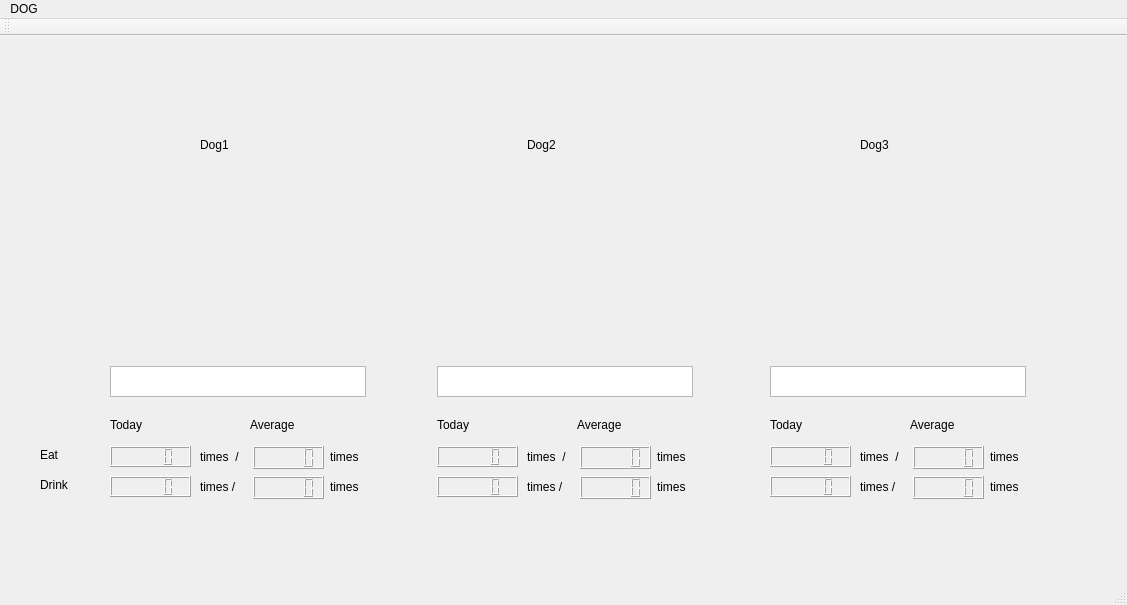
<?xml version="1.0" encoding="UTF-8"?>
<ui version="4.0">
 <class>MainWindow</class>
 <widget class="QMainWindow" name="MainWindow">
  <property name="geometry">
   <rect>
    <x>0</x>
    <y>0</y>
    <width>1127</width>
    <height>605</height>
   </rect>
  </property>
  <property name="windowTitle">
   <string>MainWindow</string>
  </property>
  <widget class="QWidget" name="centralWidget">
   <widget class="QLabel" name="dog_name_1">
    <property name="geometry">
     <rect>
      <x>200</x>
      <y>100</y>
      <width>67</width>
      <height>17</height>
     </rect>
    </property>
    <property name="text">
     <string>Dog1</string>
    </property>
   </widget>
   <widget class="QTextBrowser" name="dog_place_1">
    <property name="geometry">
     <rect>
      <x>110</x>
      <y>330</y>
      <width>256</width>
      <height>31</height>
     </rect>
    </property>
   </widget>
   <widget class="QLCDNumber" name="dog_today_eat_time">
    <property name="geometry">
     <rect>
      <x>110</x>
      <y>410</y>
      <width>81</width>
      <height>21</height>
     </rect>
    </property>
   </widget>
   <widget class="QLabel" name="label_1_3">
    <property name="geometry">
     <rect>
      <x>200</x>
      <y>410</y>
      <width>51</width>
      <height>21</height>
     </rect>
    </property>
    <property name="text">
     <string>times  /</string>
    </property>
   </widget>
   <widget class="QLCDNumber" name="dog_avg_eat_time_1">
    <property name="geometry">
     <rect>
      <x>253</x>
      <y>410</y>
      <width>71</width>
      <height>23</height>
     </rect>
    </property>
   </widget>
   <widget class="QLabel" name="label_1_4">
    <property name="geometry">
     <rect>
      <x>330</x>
      <y>410</y>
      <width>41</width>
      <height>21</height>
     </rect>
    </property>
    <property name="text">
     <string>times</string>
    </property>
   </widget>
   <widget class="QLCDNumber" name="dog_avg_drink_time_1">
    <property name="geometry">
     <rect>
      <x>253</x>
      <y>440</y>
      <width>71</width>
      <height>23</height>
     </rect>
    </property>
   </widget>
   <widget class="QLabel" name="label_1_6">
    <property name="geometry">
     <rect>
      <x>330</x>
      <y>440</y>
      <width>41</width>
      <height>21</height>
     </rect>
    </property>
    <property name="text">
     <string>times</string>
    </property>
   </widget>
   <widget class="QLabel" name="label_1_5">
    <property name="geometry">
     <rect>
      <x>200</x>
      <y>440</y>
      <width>51</width>
      <height>21</height>
     </rect>
    </property>
    <property name="text">
     <string>times /</string>
    </property>
   </widget>
   <widget class="QLCDNumber" name="dog_today_drink_time_1">
    <property name="geometry">
     <rect>
      <x>110</x>
      <y>440</y>
      <width>81</width>
      <height>21</height>
     </rect>
    </property>
   </widget>
   <widget class="QLabel" name="label_1_1">
    <property name="geometry">
     <rect>
      <x>110</x>
      <y>380</y>
      <width>67</width>
      <height>17</height>
     </rect>
    </property>
    <property name="text">
     <string>Today</string>
    </property>
   </widget>
   <widget class="QLabel" name="label_1_2">
    <property name="geometry">
     <rect>
      <x>250</x>
      <y>380</y>
      <width>67</width>
      <height>17</height>
     </rect>
    </property>
    <property name="text">
     <string>Average</string>
    </property>
   </widget>
   <widget class="QLabel" name="label_eat">
    <property name="geometry">
     <rect>
      <x>40</x>
      <y>410</y>
      <width>67</width>
      <height>17</height>
     </rect>
    </property>
    <property name="text">
     <string>Eat</string>
    </property>
   </widget>
   <widget class="QLabel" name="label_drink">
    <property name="geometry">
     <rect>
      <x>40</x>
      <y>440</y>
      <width>67</width>
      <height>17</height>
     </rect>
    </property>
    <property name="text">
     <string>Drink</string>
    </property>
   </widget>
   <widget class="QLabel" name="label_1_7">
    <property name="geometry">
     <rect>
      <x>527</x>
      <y>410</y>
      <width>51</width>
      <height>21</height>
     </rect>
    </property>
    <property name="text">
     <string>times  /</string>
    </property>
   </widget>
   <widget class="QTextBrowser" name="dog_place_2">
    <property name="geometry">
     <rect>
      <x>437</x>
      <y>330</y>
      <width>256</width>
      <height>31</height>
     </rect>
    </property>
   </widget>
   <widget class="QLabel" name="label_1_8">
    <property name="geometry">
     <rect>
      <x>657</x>
      <y>440</y>
      <width>41</width>
      <height>21</height>
     </rect>
    </property>
    <property name="text">
     <string>times</string>
    </property>
   </widget>
   <widget class="QLabel" name="label_1_9">
    <property name="geometry">
     <rect>
      <x>577</x>
      <y>380</y>
      <width>67</width>
      <height>17</height>
     </rect>
    </property>
    <property name="text">
     <string>Average</string>
    </property>
   </widget>
   <widget class="QLabel" name="dog_name_2">
    <property name="geometry">
     <rect>
      <x>527</x>
      <y>100</y>
      <width>67</width>
      <height>17</height>
     </rect>
    </property>
    <property name="text">
     <string>Dog2</string>
    </property>
   </widget>
   <widget class="QLCDNumber" name="dog_today_eat_time_2">
    <property name="geometry">
     <rect>
      <x>437</x>
      <y>410</y>
      <width>81</width>
      <height>21</height>
     </rect>
    </property>
   </widget>
   <widget class="QLCDNumber" name="dog_avg_drink_time_2">
    <property name="geometry">
     <rect>
      <x>580</x>
      <y>440</y>
      <width>71</width>
      <height>23</height>
     </rect>
    </property>
   </widget>
   <widget class="QLabel" name="label_1_10">
    <property name="geometry">
     <rect>
      <x>437</x>
      <y>380</y>
      <width>67</width>
      <height>17</height>
     </rect>
    </property>
    <property name="text">
     <string>Today</string>
    </property>
   </widget>
   <widget class="QLCDNumber" name="dog_avg_eat_time_2">
    <property name="geometry">
     <rect>
      <x>580</x>
      <y>410</y>
      <width>71</width>
      <height>23</height>
     </rect>
    </property>
   </widget>
   <widget class="QLabel" name="label_1_11">
    <property name="geometry">
     <rect>
      <x>527</x>
      <y>440</y>
      <width>51</width>
      <height>21</height>
     </rect>
    </property>
    <property name="text">
     <string>times /</string>
    </property>
   </widget>
   <widget class="QLCDNumber" name="dog_today_drink_time_2">
    <property name="geometry">
     <rect>
      <x>437</x>
      <y>440</y>
      <width>81</width>
      <height>21</height>
     </rect>
    </property>
   </widget>
   <widget class="QLabel" name="label_1_12">
    <property name="geometry">
     <rect>
      <x>657</x>
      <y>410</y>
      <width>41</width>
      <height>21</height>
     </rect>
    </property>
    <property name="text">
     <string>times</string>
    </property>
   </widget>
   <widget class="QLabel" name="label_1_13">
    <property name="geometry">
     <rect>
      <x>860</x>
      <y>410</y>
      <width>51</width>
      <height>21</height>
     </rect>
    </property>
    <property name="text">
     <string>times  /</string>
    </property>
   </widget>
   <widget class="QTextBrowser" name="dog_place_3">
    <property name="geometry">
     <rect>
      <x>770</x>
      <y>330</y>
      <width>256</width>
      <height>31</height>
     </rect>
    </property>
   </widget>
   <widget class="QLabel" name="label_1_14">
    <property name="geometry">
     <rect>
      <x>990</x>
      <y>440</y>
      <width>41</width>
      <height>21</height>
     </rect>
    </property>
    <property name="text">
     <string>times</string>
    </property>
   </widget>
   <widget class="QLabel" name="label_1_15">
    <property name="geometry">
     <rect>
      <x>910</x>
      <y>380</y>
      <width>67</width>
      <height>17</height>
     </rect>
    </property>
    <property name="text">
     <string>Average</string>
    </property>
   </widget>
   <widget class="QLabel" name="dog_name_3">
    <property name="geometry">
     <rect>
      <x>860</x>
      <y>100</y>
      <width>67</width>
      <height>17</height>
     </rect>
    </property>
    <property name="text">
     <string>Dog3</string>
    </property>
   </widget>
   <widget class="QLCDNumber" name="dog_today_eat_time_3">
    <property name="geometry">
     <rect>
      <x>770</x>
      <y>410</y>
      <width>81</width>
      <height>21</height>
     </rect>
    </property>
   </widget>
   <widget class="QLCDNumber" name="dog_avg_drink_time_3">
    <property name="geometry">
     <rect>
      <x>913</x>
      <y>440</y>
      <width>71</width>
      <height>23</height>
     </rect>
    </property>
   </widget>
   <widget class="QLabel" name="label_1_16">
    <property name="geometry">
     <rect>
      <x>770</x>
      <y>380</y>
      <width>67</width>
      <height>17</height>
     </rect>
    </property>
    <property name="text">
     <string>Today</string>
    </property>
   </widget>
   <widget class="QLCDNumber" name="dog_avg_eat_time_3">
    <property name="geometry">
     <rect>
      <x>913</x>
      <y>410</y>
      <width>71</width>
      <height>23</height>
     </rect>
    </property>
   </widget>
   <widget class="QLabel" name="label_1_17">
    <property name="geometry">
     <rect>
      <x>860</x>
      <y>440</y>
      <width>51</width>
      <height>21</height>
     </rect>
    </property>
    <property name="text">
     <string>times /</string>
    </property>
   </widget>
   <widget class="QLCDNumber" name="dog_today_drink_time_3">
    <property name="geometry">
     <rect>
      <x>770</x>
      <y>440</y>
      <width>81</width>
      <height>21</height>
     </rect>
    </property>
   </widget>
   <widget class="QLabel" name="label_1_18">
    <property name="geometry">
     <rect>
      <x>990</x>
      <y>410</y>
      <width>41</width>
      <height>21</height>
     </rect>
    </property>
    <property name="text">
     <string>times</string>
    </property>
   </widget>
   <widget class="QLabel" name="dog_fig_1">
    <property name="geometry">
     <rect>
      <x>110</x>
      <y>130</y>
      <width>251</width>
      <height>171</height>
     </rect>
    </property>
    <property name="text">
     <string/>
    </property>
    <property name="pixmap">
     <pixmap>dog1.jpg</pixmap>
    </property>
    <property name="scaledContents">
     <bool>true</bool>
    </property>
    <property name="wordWrap">
     <bool>false</bool>
    </property>
   </widget>
   <widget class="QLabel" name="dog_fig_2">
    <property name="geometry">
     <rect>
      <x>440</x>
      <y>130</y>
      <width>251</width>
      <height>171</height>
     </rect>
    </property>
    <property name="text">
     <string/>
    </property>
    <property name="pixmap">
     <pixmap>dog2.jpg</pixmap>
    </property>
    <property name="scaledContents">
     <bool>true</bool>
    </property>
   </widget>
   <widget class="QLabel" name="dog_fig_3">
    <property name="geometry">
     <rect>
      <x>770</x>
      <y>130</y>
      <width>251</width>
      <height>171</height>
     </rect>
    </property>
    <property name="text">
     <string/>
    </property>
    <property name="pixmap">
     <pixmap>dog3.jpg</pixmap>
    </property>
    <property name="scaledContents">
     <bool>true</bool>
    </property>
   </widget>
  </widget>
  <widget class="QMenuBar" name="menuBar">
   <property name="geometry">
    <rect>
     <x>0</x>
     <y>0</y>
     <width>1127</width>
     <height>28</height>
    </rect>
   </property>
   <widget class="QMenu" name="menuDOG">
    <property name="title">
     <string>DOG</string>
    </property>
   </widget>
   <addaction name="menuDOG"/>
  </widget>
  <widget class="QToolBar" name="mainToolBar">
   <attribute name="toolBarArea">
    <enum>TopToolBarArea</enum>
   </attribute>
   <attribute name="toolBarBreak">
    <bool>false</bool>
   </attribute>
  </widget>
  <widget class="QStatusBar" name="statusBar"/>
 </widget>
 <layoutdefault spacing="6" margin="11"/>
 <resources/>
 <connections/>
</ui>
